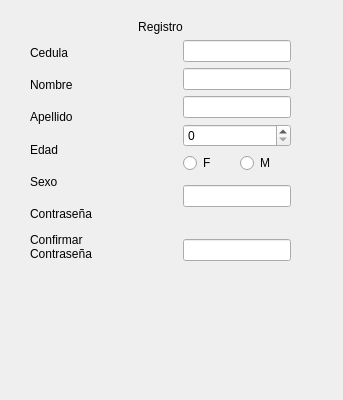
<?xml version="1.0" encoding="UTF-8"?>
<ui version="4.0">
 <class>register_2</class>
 <widget class="QWidget" name="register_2">
  <property name="geometry">
   <rect>
    <x>0</x>
    <y>0</y>
    <width>343</width>
    <height>400</height>
   </rect>
  </property>
  <property name="windowTitle">
   <string>Form</string>
  </property>
  <widget class="QWidget" name="">
   <property name="geometry">
    <rect>
     <x>30</x>
     <y>20</y>
     <width>261</width>
     <height>241</height>
    </rect>
   </property>
   <layout class="QVBoxLayout" name="verticalLayout_4">
    <item>
     <widget class="QLabel" name="label_registro">
      <property name="text">
       <string>Registro</string>
      </property>
      <property name="alignment">
       <set>Qt::AlignCenter</set>
      </property>
     </widget>
    </item>
    <item>
     <layout class="QHBoxLayout" name="horizontalLayout_12">
      <item>
       <layout class="QVBoxLayout" name="verticalLayout">
        <item>
         <layout class="QHBoxLayout" name="horizontalLayout_8"/>
        </item>
        <item>
         <widget class="QLabel" name="label_cedula">
          <property name="text">
           <string>Cedula</string>
          </property>
         </widget>
        </item>
        <item>
         <layout class="QHBoxLayout" name="horizontalLayout"/>
        </item>
        <item>
         <widget class="QLabel" name="label_nombre">
          <property name="text">
           <string>Nombre</string>
          </property>
         </widget>
        </item>
        <item>
         <layout class="QHBoxLayout" name="horizontalLayout_2"/>
        </item>
        <item>
         <widget class="QLabel" name="label_apellido">
          <property name="text">
           <string>Apellido</string>
          </property>
         </widget>
        </item>
        <item>
         <layout class="QHBoxLayout" name="horizontalLayout_3"/>
        </item>
        <item>
         <widget class="QLabel" name="label_edad">
          <property name="text">
           <string>Edad</string>
          </property>
         </widget>
        </item>
        <item>
         <layout class="QHBoxLayout" name="horizontalLayout_4"/>
        </item>
        <item>
         <widget class="QLabel" name="label_sexo">
          <property name="text">
           <string>Sexo</string>
          </property>
         </widget>
        </item>
        <item>
         <layout class="QHBoxLayout" name="horizontalLayout_5"/>
        </item>
        <item>
         <widget class="QLabel" name="label_contrasena">
          <property name="text">
           <string>Contraseña</string>
          </property>
         </widget>
        </item>
        <item>
         <layout class="QHBoxLayout" name="horizontalLayout_6"/>
        </item>
        <item>
         <widget class="QLabel" name="label_confirmar">
          <property name="layoutDirection">
           <enum>Qt::LeftToRight</enum>
          </property>
          <property name="text">
           <string>Confirmar 
Contraseña</string>
          </property>
          <property name="alignment">
           <set>Qt::AlignJustify|Qt::AlignVCenter</set>
          </property>
         </widget>
        </item>
        <item>
         <layout class="QHBoxLayout" name="horizontalLayout_7"/>
        </item>
       </layout>
      </item>
      <item>
       <spacer name="horizontalSpacer">
        <property name="orientation">
         <enum>Qt::Horizontal</enum>
        </property>
        <property name="sizeHint" stdset="0">
         <size>
          <width>40</width>
          <height>20</height>
         </size>
        </property>
       </spacer>
      </item>
      <item>
       <layout class="QVBoxLayout" name="verticalLayout_3">
        <item>
         <widget class="QLineEdit" name="lineEdit_cedula"/>
        </item>
        <item>
         <widget class="QLineEdit" name="lineEdit_nombre"/>
        </item>
        <item>
         <widget class="QLineEdit" name="lineEdit_apellido"/>
        </item>
        <item>
         <widget class="QSpinBox" name="spinBox_edad"/>
        </item>
        <item>
         <layout class="QHBoxLayout" name="horizontalLayout_10">
          <item>
           <widget class="QRadioButton" name="radioButton_femenino">
            <property name="text">
             <string>F</string>
            </property>
           </widget>
          </item>
          <item>
           <widget class="QRadioButton" name="radioButton_masculino">
            <property name="text">
             <string>M</string>
            </property>
           </widget>
          </item>
         </layout>
        </item>
        <item>
         <spacer name="verticalSpacer">
          <property name="orientation">
           <enum>Qt::Vertical</enum>
          </property>
          <property name="sizeHint" stdset="0">
           <size>
            <width>20</width>
            <height>40</height>
           </size>
          </property>
         </spacer>
        </item>
        <item>
         <widget class="QLineEdit" name="lineEdit_contrasena"/>
        </item>
        <item>
         <spacer name="verticalSpacer_2">
          <property name="orientation">
           <enum>Qt::Vertical</enum>
          </property>
          <property name="sizeHint" stdset="0">
           <size>
            <width>20</width>
            <height>60</height>
           </size>
          </property>
         </spacer>
        </item>
        <item>
         <widget class="QLineEdit" name="lineEdit_confirmar"/>
        </item>
       </layout>
      </item>
     </layout>
    </item>
   </layout>
  </widget>
 </widget>
 <resources/>
 <connections/>
</ui>
